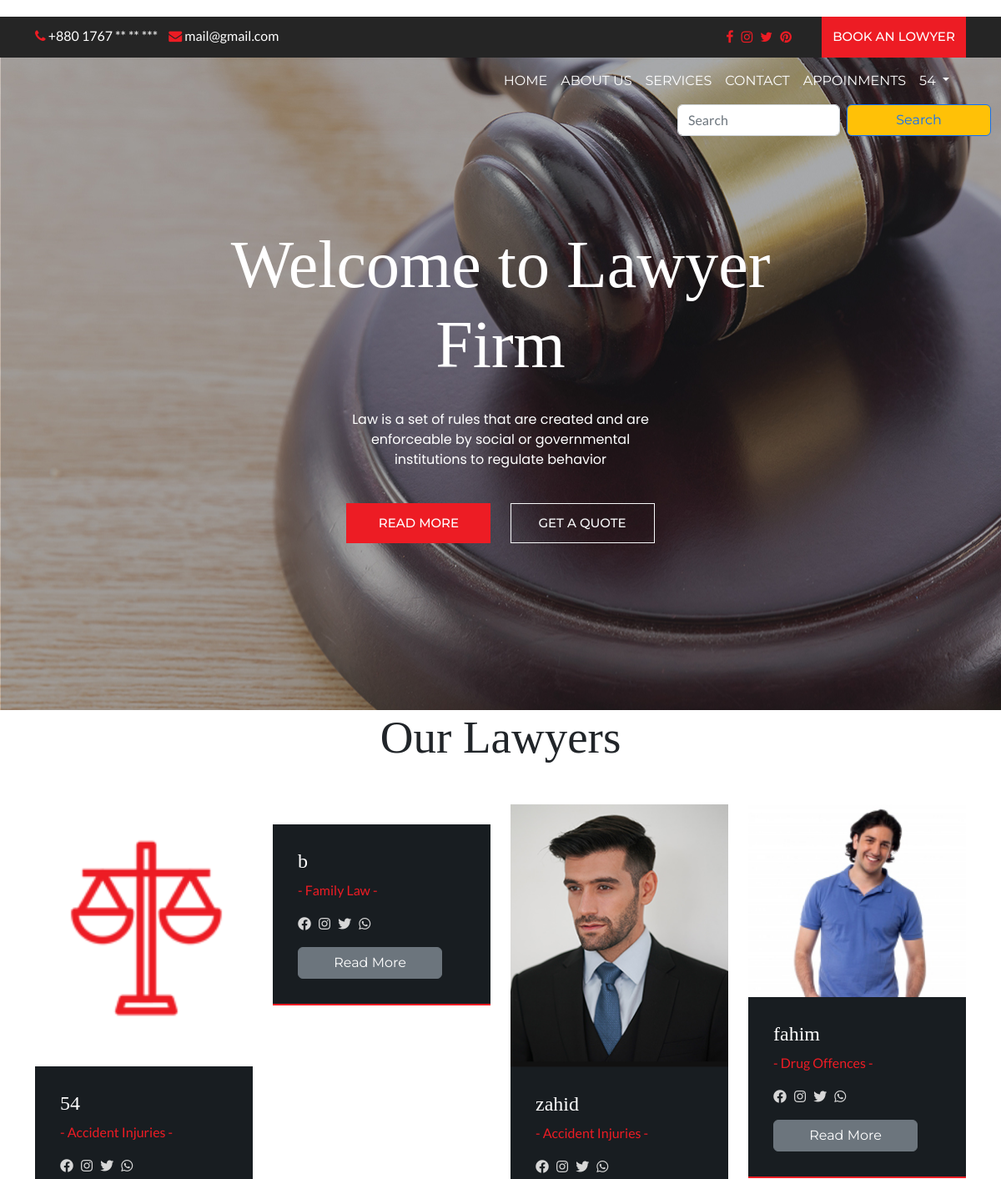
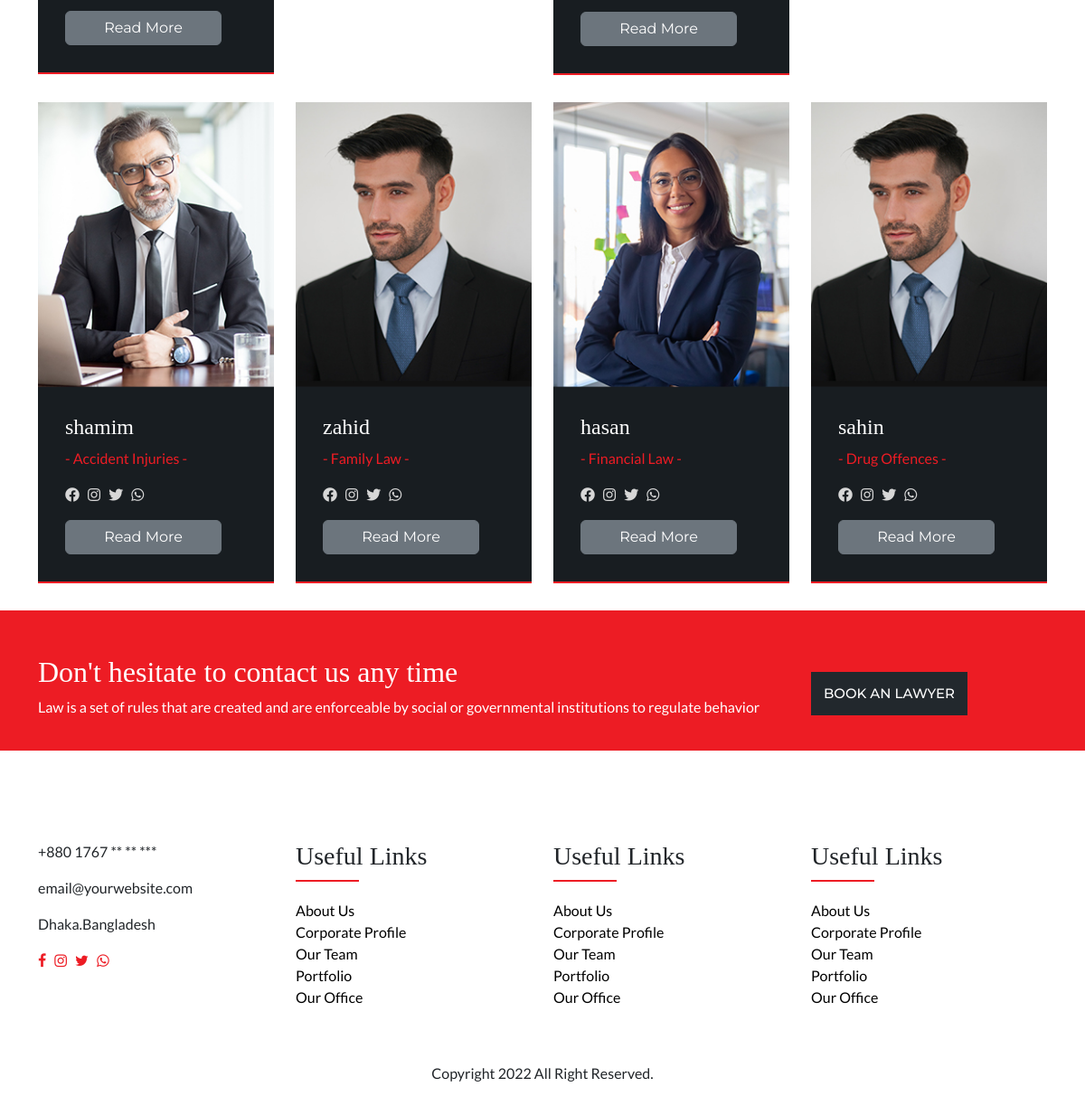
The app's page /lawyer/lawyers.php (signed in) with its own data (2 pictures, top to bottom).
### tables this page shows
CREATE TABLE `lawyers` (
  `email` varchar(700) NOT NULL,
  `password` text NOT NULL,
  `name` text NOT NULL,
  `categoryid` int(11) NOT NULL,
  `rate` int(11) NOT NULL,
  `description` varchar(2000) NOT NULL,
  `phonenumber` text NOT NULL,
  `location` text NOT NULL,
  `picture` text NOT NULL,
  `joindate` datetime NOT NULL DEFAULT current_timestamp()
);

CREATE TABLE `lawyercategories` (
  `id` int(11) NOT NULL,
  `category` varchar(700) NOT NULL,
  `description` varchar(3000) NOT NULL,
  `image` varchar(400) NOT NULL
);

### lawyer/lawyers.php (the view)
<?php include 'header.php' ?>
<section class="lawyers" id="lawyers">
    <div class="container">
        <div class="row">
            <div class="col-md-12 text-center">
                <div class="section-title-main">
                    <h2 class="section-title">Our Lawyers</h2>
                </div>
            </div>
            <?php
            $query = "";
            if (isset($_GET['search'])) {
                $search = $_GET['search'];
                $q = "select * from lawyercategories WHERE category LIKE '%" . $search . "%'";
                $result1 = $conn->query($q);
                $id = "-1";
                if ($result1->num_rows > 0) {
                    while ($row1 = $result1->fetch_assoc()) {
                        $id = $row1['id'];
                    }
                }
                $query = "select * from lawyers WHERE name LIKE '%" . $search . "%'
                or rate LIKE '%" . $search . "%'
                or description LIKE '%" . $search . "%'
                or phonenumber  LIKE '%" . $search . "%'
                or location LIKE '%" . $search . "%'
                or categoryid =" . $id . ";";
            } else {
                $query = "select * from lawyers";
            }
            $result = $conn->query($query);
            if ($result->num_rows > 0) {
                while ($row = $result->fetch_assoc()) {
                    $email = $row['email'];
                    $name = $row['name'];
                    $categoryid = $row['categoryid'];
                    $picture = $row['picture'];
                    $query1 = "select * from lawyercategories where id=" . $categoryid . ";";
                    $result1 = $conn->query($query1);
                    $category = "";
                    if ($result1->num_rows > 0) {
                        while ($row1 = $result1->fetch_assoc()) {
                            $category = $row1['category'];
                        }
                    }
            ?>
                    <div class="col-lg-3">
                        <div class="team-box">
                            <div class="team-media">
                                <img src="images/<?php echo $picture ?>" alt="">
                            </div>
                            <div class="team-info">
                                <h3><?php echo $name ?></h3>
                                <p>- <?php echo $category ?> -</p>
                                <ul class="top-social">
                                    <li><a href="#!" class="rounded-3"><i class="fab fa-facebook-f"></i></a></li>
                                    <li><a href="#!" class="rounded-3"><i class="fab fa-instagram"></i></a></li>
                                    <li><a href="#!" class="rounded-3"><i class="fab fa-twitter"></i></a></li>
                                    <li><a href="#!" class="rounded-3"><i class="fab fa-whatsapp"></i></a></li>
                                </ul>
                                <a type="button" class="btn btn-secondary  btn-block mt-3" href="lawyerreadmore.php?email=<?php echo $email ?>#details">Read More</a>
                            </div>
                        </div>
                    </div>
            <?php
                }
            }
            ?>
        </div>
    </div>
</section>
<?php include 'footer.php' ?>

### lawyer/header.php (shortened to what this page needs)
<?php
require_once("../dbconnection.php");
$email = $_SESSION['email'];
$query = "select * from lawyers where email='" . $email . "';";
$result = $conn->query($query);
$name = "";
if ($result->num_rows > 0) {
    while ($row = $result->fetch_assoc()) {
        $name = $row['name'];
    }
}
?>
<!doctype html>
<html>
<head>
    <link href="https://cdn.jsdelivr.net/npm/bootstrap@5.2.0/dist/css/bootstrap.min.css" rel="stylesheet">
    <link rel="stylesheet" href="https://cdnjs.cloudflare.com/ajax/libs/font-awesome/4.7.0/css/font-awesome.css" />
    <link rel="stylesheet" href="https://cdnjs.cloudflare.com/ajax/libs/OwlCarousel2/2.3.4/assets/owl.carousel.css" />
    <link rel="stylesheet" href="https://cdnjs.cloudflare.com/ajax/libs/OwlCarousel2/2.3.4/assets/owl.theme.default.min.css" />
    <link rel="stylesheet" href="https://cdnjs.cloudflare.com/ajax/libs/font-awesome/5.13.1/css/all.min.css" />
    <link rel="stylesheet" href="https://cdn.jsdelivr.net/npm/ti-icons@0.1.2/css/themify-icons.css">
    <link rel="stylesheet" href="../css/style.css" type="text/css">
    <link rel="stylesheet" href="style.css" type="text/css">
</head>
<body>
    <div class="top-header">
        <div class="container">
            <div class="row">
                <div class="col-lg-6">
                    <div class="top-contact">
                        <ul>
                            <li><a href="tel:+62 800 9000 123"> <i class="fa fa-phone"></i> +880 1767 ** ** ***</a> </li>
                            <li><a href="mailto:mail@yoursite.com"> <i class="fa fa-envelope"></i> mail@gmail.com</a> </li>
                        </ul>
                    </div>
                </div>
                <div class="col-lg-6">
                    <div class="top-right-info">
                        <ul class="top-social">
                            <li><a href=""><i class="fa fa-facebook"></i></a> </li>
                            <li><a href=""><i class="fa fa-instagram"></i></a> </li>
                            <li><a href=""><i class="fa fa-twitter"></i></a> </li>
                            <li><a href=""><i class="fa fa-pinterest"></i></a> </li>
                        </ul>
                        <a href="lawyers.php?#lawyers" class="btn btn-primary">book an lowyer</a>
                    </div>
                </div>
            </div>
        </div>
    </div>
    <header>
        <div class="container">
            <nav class="navbar navbar-expand-lg navbar-light bg-light">
                <div class="container-fluid">
                    <div class="collapse navbar-collapse" id="navbarSupportedContent">
                        <ul class="navbar-nav ms-auto mb-2 mb-lg-0">
                            <li class="nav-item">
                                <a class="nav-link " href="index.php?">Home</a>
                            </li>
                            <li class="nav-item">
                                <a class="nav-link" href="index.php?#about-section-id">ABOUT US</a>
                            </li>
                            <li class="nav-item">
                                <a class="nav-link" href="index.php?#services-section-id">SERVICES</a>
                            </li>
                            <li class="nav-item">
                                <a class="nav-link" href="index.php?#contact-us-id">CONTACT</a>
                            </li>
                            <li class="nav-item">
                                <a class="nav-link" href="appointments.php">Appoinments</a>
                            </li>
                            <div class="nav-item dropdown">
                                <a class="nav-link dropdown-toggle" href="#" role="button" data-bs-toggle="dropdown" aria-expanded="false">
                                    <?php echo $name ?>
                                </a>
                            </div>
                        </ul>
                    </div>
                </div>
            </nav>
        </div>
        <div class="container-fluid">
            <div class="row">
                <form class="d-flex col-md-4 offset-md-8  " role="search" action="lawyers.php?#lawyers" method="get">
                    <input class="form-control me-2 " type="search" placeholder="Search" aria-label="Search" name="search" required>
                    <button class="btn btn-outline-primary bg-warning" type="submit">Search</button>
                </form>
            </div>
        </div>
    </header>
    <section class="banner-section" style="background: url(../images/banner-bg.jpg) no-repeat">
        <div class="container">
            <div class="row">
                <div class="col-md-12">
                    <div class="banner-text">
                        <h1>Welcome to Lawyer Firm</h1>
                        <p>Law is a set of rules that are created and are enforceable by social or governmental institutions to regulate behavior</p>
                        <div class="btn-main">
                            <a href="index.php?#team-section-id" class="btn btn-primary">Read More</a>
                            <a href="index.php?#quote-section-id" class="btn btn-outline-light">GET A QUOTE</a>
                        </div>
                    </div>
                </div>
            </div>
        </div>
    </section>

### css/style.css (style rules this page uses)
body { font-family: 'Lato', sans-serif; margin: 0px; padding: 0px; }
img { max-width: 100%; }
h1, h2, h3, h4, h5, h6 { font-family: 'Playfair Display', serif; }
.btn { font-family: 'Montserrat', sans-serif; }
.top-header { background: #252525; }
.top-contact ul { margin: 0px; padding: 0px; }
.top-contact ul li { display: inline-block; }
.top-contact ul li a { color: #FFF; text-decoration: none; margin-right: 10px; font-family: 'Lato', sans-serif; font-weight: normal; }
.top-contact ul li a i { color: #ed1c24; }
ul.top-social { margin: 0px 30px 0px 0px; padding: 0; }
ul.top-social li { display: inline-block; }
ul.top-social li a { color: #ed1c24; margin-right: 6px; }
.top-right-info { display: flex; align-items: center; justify-content: end; }
.top-contact { margin-top: 11px; }
.btn-primary { text-transform: uppercase; font-size: 15px; border-radius: 0; font-weight: 500; background: #ed1c24; border-color: #ed1c24; padding: 12px 10px; }
header { position: absolute; width: 100%; }
header nav.navbar.navbar-expand-lg.navbar-light.bg-light { background: transparent !important; }
.navbar-light .navbar-nav .nav-link { color: #FFF; text-transform: uppercase; font-family: 'Montserrat', sans-serif; }
section.banner-section { padding: 200px 200px; text-align: center; }
section.banner-section h1 { color: #FFF; font-size: 80px; max-width: 776px; margin: 0px auto; }
section.banner-section p { font-family: 'Poppins', sans-serif; color: #FFF; max-width: 400px; margin: 30px auto 40px; }
.btn-outline-light { font-size: 15px; font-weight: 500; text-transform: uppercase; padding: 12px 10px; border-radius: 0; }
.btn { min-width: 173px; }
.banner-text .btn { margin: 0px 10px; }
.section-title-main { margin-bottom: 47px; }
h2.section-title { font-size: 55px; }
.team-box { margin-bottom: 30px; }
.team-media img { width: 100%; }
.team-info { background: #181d21; padding: 30px; border-bottom: 2px solid #ed1c24; }
.team-info h3 { font-size: 24px; color: #FFF; }
.team-info p { color: #ed1c24; }
.team-box ul.top-social li a { color: #d7d7d7; }
.team-box ul.top-social { margin: 0; }

### lawyer/style.css (style rules this page uses)
body { margin-top: 20px; }

### records on screen
lawyers: name "54", picture (picture), lawyercategories.category "Accident Injuries"
lawyers: name "b", lawyercategories.category "Family Law"
lawyers: picture (picture), name "zahid", lawyercategories.category "Accident Injuries"
lawyers: picture (picture), name "fahim", lawyercategories.category "Drug Offences"
lawyers: picture (picture), name "shamim", lawyercategories.category "Accident Injuries"
lawyers: picture (picture), name "zahid", lawyercategories.category "Family Law"
lawyers: picture (picture), name "hasan", lawyercategories.category "Financial Law"
lawyers: picture (picture), name "sahin", lawyercategories.category "Drug Offences"
